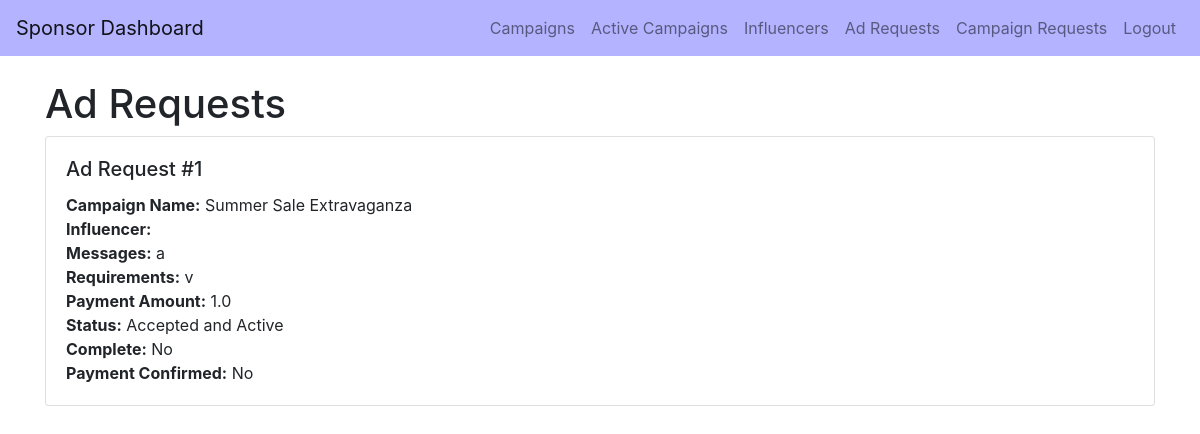
The page /sponsor_ad_requests/google_admin on the database its author committed.
### backend/models.py (models this page shows)
class AdRequest(db.Model):
    __tablename__ = 'ad_request'
    id = db.Column(db.Integer, primary_key=True)
    campaign_id = db.Column(db.Integer, db.ForeignKey('campaign.id'), nullable=False)
    influencer_id = db.Column(db.Integer, db.ForeignKey('user.id'), nullable=False)
    sponsor_id = db.Column(db.Integer, db.ForeignKey('sponsor.id'), nullable=True)  # Added this field
    messages = db.Column(db.Text, nullable=True)
    requirements = db.Column(db.Text, nullable=False)
    payment_amount = db.Column(db.Float, nullable=False)
    status = db.Column(db.String(10), nullable=False)  # Pending, Accepted, Rejected
    complete = db.Column(db.Boolean, default=False, nullable=False)
    complete_confirmed = db.Column(db.Boolean, default=False, nullable=False)
    payment = db.Column(db.Boolean, default=False, nullable=False)
    influencer = db.relationship('User', backref='ad_requests_user', foreign_keys=[influencer_id])
    campaign = db.relationship('Campaign', backref='ad_requests_campaign', foreign_keys=[campaign_id])
    sponsor = db.relationship('Sponsor', backref='ad_requests_sponsor', foreign_keys=[sponsor_id])

class Campaign(db.Model):
    __tablename__ = 'campaign'
    id = db.Column(db.Integer, primary_key=True)
    name = db.Column(db.String(100), nullable=False)
    description = db.Column(db.Text, nullable=False)
    start_date = db.Column(db.Date, nullable=False)
    end_date = db.Column(db.Date, nullable=False)
    budget = db.Column(db.Float, nullable=False)
    visibility = db.Column(db.String(10), nullable=False)  # public, private
    goals = db.Column(db.Text, nullable=False)
    niche = db.Column(db.String(50), nullable=False)
    status = db.Column(db.String(10), nullable=False)
    flagged = db.Column(db.Boolean, default=False, nullable=False)
    user_id = db.Column(db.Integer, db.ForeignKey('user.id'), nullable=False)
    ad_requests = db.relationship('AdRequest', backref='campaigns_ad_requests', cascade="all, delete-orphan")
    campaign_requests = db.relationship('CampaignRequest', backref='campaign_campaign_requests', cascade="all, delete-orphan")

### backend/controller.py (the view)
@app.route('/sponsor_ad_requests/<string:username>')
def sponsor_ad_requests(username):
    user = User.query.filter_by(username=username).first()
    if user is None:
        return "User not found", 404
    sponsor = Sponsor.query.filter_by(user_id=user.id).first()
    if sponsor is None:
        return "Sponsor not found", 404
    ad_requests = AdRequest.query.join(Campaign).join(User, AdRequest.influencer_id == User.id).filter(
        Campaign.user_id == sponsor.user_id
    ).all()
    return render_template('sponsor_ad_requests.html', username=username, ad_requests=ad_requests)

### templates/sponsor_ad_requests.html (shortened to what this page needs)
<!DOCTYPE html>
<html lang="en">
<head>
    <link rel="stylesheet" href="{{ url_for('static', filename='css/styles.css') }}">
    <link href="https://stackpath.bootstrapcdn.com/bootstrap/4.5.2/css/bootstrap.min.css" rel="stylesheet">
</head>
<body>
    <nav class="navbar navbar-expand-lg navbar-light" style="background-color: #b3b3ff;">
        <a class="navbar-brand" href="/sponsor_dashboard/{{ username }}">Sponsor Dashboard</a>
        <div class="collapse navbar-collapse">
            <ul class="navbar-nav ml-auto">
                <li class="nav-item">
                    <a class="nav-link" href="/sponsor_campaigns/{{ username }}">Campaigns</a>
                </li>
                <li class="nav-item">
                    <a class="nav-link" href="{{ url_for('active_campaigns_sponsor', username=username) }}">Active Campaigns</a>
                </li>
                <li class="nav-item">
                    <a class="nav-link" href="/sponsor_influencers/{{ username }}">Influencers</a>
                </li>
                <li class="nav-item">
                    <a class="nav-link" href="/sponsor_ad_requests/{{ username }}">Ad Requests</a>
                </li>
                <li class="nav-item">
                    <a class="nav-link" href="/sponsor_campaign_requests/{{ username }}">Campaign Requests</a>
                </li>
                <li class="nav-item">
                    <a class="nav-link" href="{{ url_for('logout') }}">Logout</a>
                </li>
            </ul>
        </div>
    </nav>
    <div class="container mt-4">
        <h1>Ad Requests</h1>
        <div class="row">
            {% if ad_requests %}
                {% for request in ad_requests %}
                    <div class="col-12 mb-4">
                        <div class="card">
                            <div class="card-body">
                                <h5 class="card-title">Ad Request #{{ request.id }}</h5>
                                <p class="card-text">
                                    <strong>Campaign Name:</strong> {{ request.campaign.name }}<br>
                                    <strong>Influencer:</strong> {{ request.influencer.influencer.name }}<br>
                                    <strong>Messages:</strong> {{ request.messages }}<br>
                                    <strong>Requirements:</strong> {{ request.requirements }}<br>
                                    <strong>Payment Amount:</strong> {{ request.payment_amount }}<br>
                                    <strong>Status:</strong> {{ request.status }}<br>
                                    <strong>Complete:</strong> {{ 'Yes' if request.complete else 'No' }}<br>
                                    <strong>Payment Confirmed:</strong> {{ 'Yes' if request.payment else 'No' }}<br>
                                </p>
                            </div>
                        </div>
                    </div>
                {% endfor %}
            {% else %}
                <p>No ad requests found.</p>
            {% endif %}
        </div>
    </div>
</body>
</html>

### static/css/styles.css (style rules this page uses)
body { padding-top: 0px; }
.container { max-width: 600px; }

### rows shown on the page
AdRequest: id "1", campaign.name "Summer Sale Extravaganza", messages "a", requirements "v", payment_amount "1.0", status "Accepted and Active", complete "No", payment "No"
